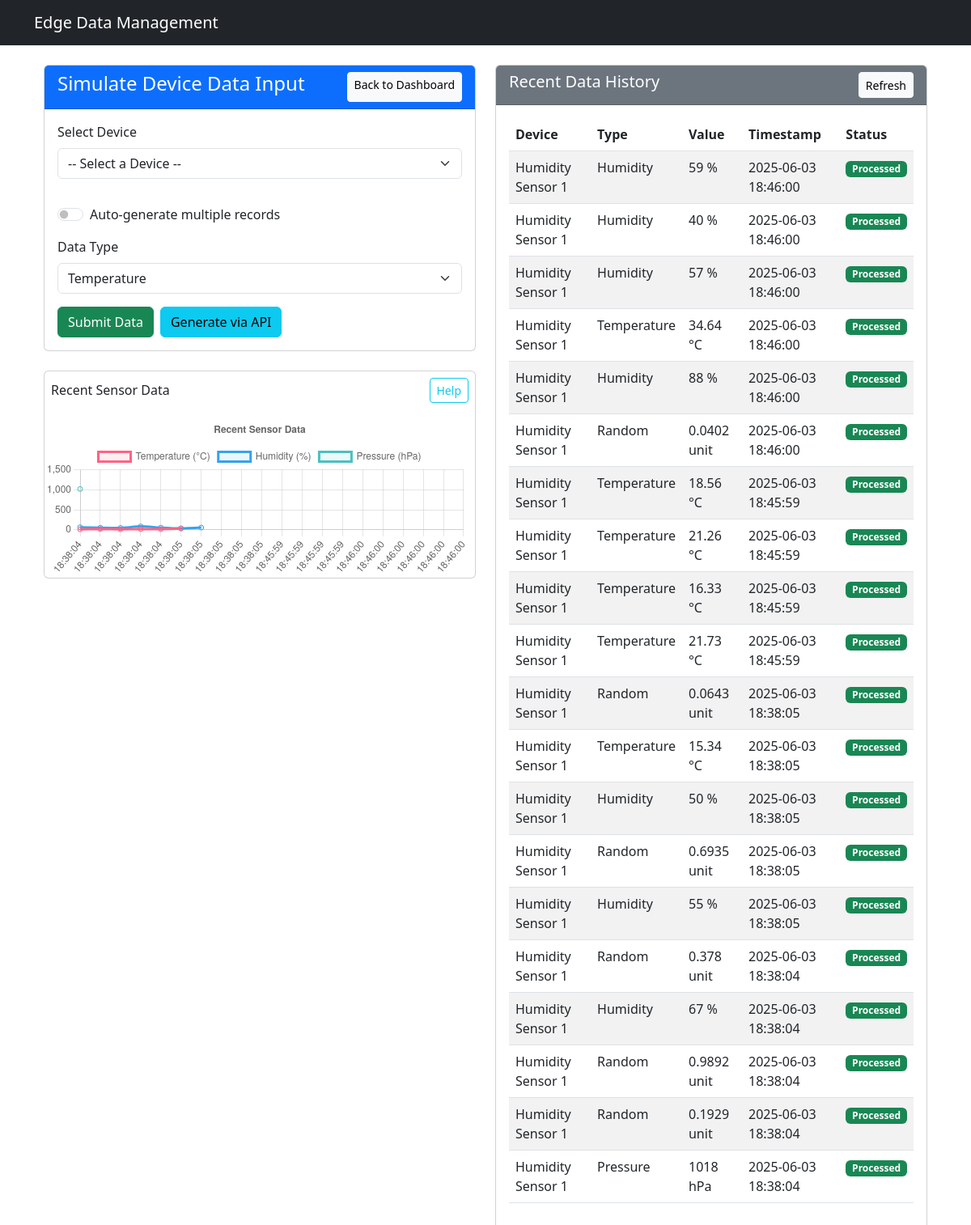
The page /simulate/ on the database as committed earlier.
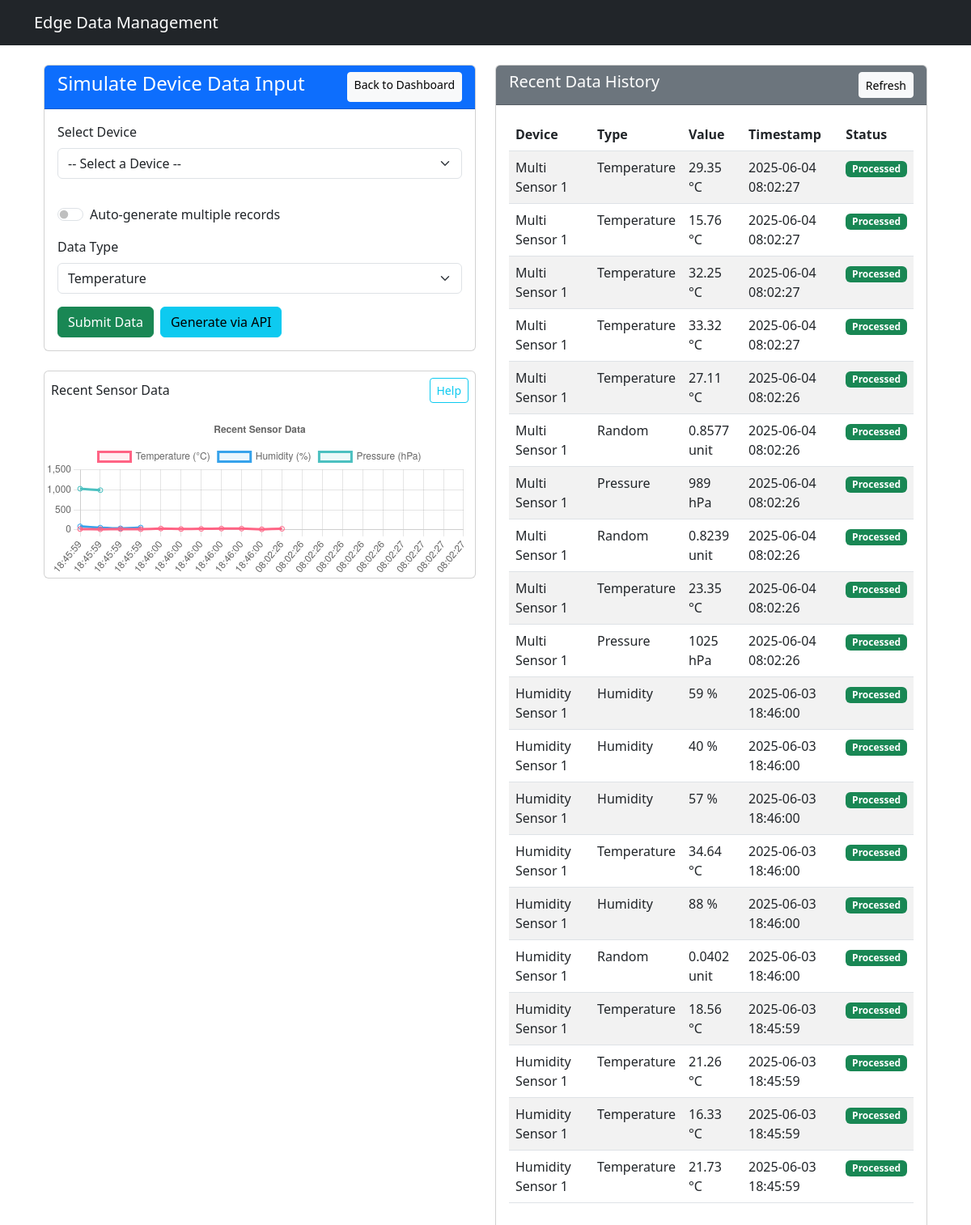
The same page on the database as committed later.
### data_management/models.py (models this page shows, shortened)
class RawData(models.Model):
    device = models.ForeignKey(Device, on_delete=models.CASCADE)
    timestamp = models.DateTimeField(auto_now_add=True)
    data = models.JSONField()  # Store sensor readings
    is_processed = models.BooleanField(default=False)

class Device(models.Model):
    name = models.CharField(max_length=100)
    device_type = models.CharField(max_length=50)
    location = models.CharField(max_length=100)
    last_active = models.DateTimeField(null=True, blank=True)

### data_management/views.py (the view, shortened to what this page needs)
# urls.py: path('simulate/', SimulateDeviceView.as_view(), name='simulate_device'),
class SimulateDeviceView(View):
    def get(self, request):
        devices = Device.objects.all()
        recent_data = RawData.objects.select_related('device').order_by('-timestamp')[:20]  # Last 20 records
        return render(request, 'data_management/device_input.html', {
            'devices': devices,
            'recent_data': recent_data,
            'auto_generate': request.GET.get('auto') == 'true'
        })

### data_management/templates/data_management/device_input.html (shortened to what the changed rows need)
{% extends "../base.html" %}
{% block content %}
<div class="container-fluid">
    <div class="row">
        <div class="col-lg-6 col-md-12 mb-4">
        <div class="mb-4  mt-4 card">
            <div class="d-flex justify-content-between align-items-center mb-2 p-2">
                <h6 class="mb-0">Recent Sensor Data</h6>
                <button type="button" class="btn btn-sm btn-outline-info" data-bs-toggle="popover"
                        title="Graph Explanation" data-bs-content="This graph shows the latest sensor readings over time. Each line represents a different sensor type (temperature, humidity, pressure). The x-axis shows timestamps and the y-axis shows the measured values. Hover over points to see exact values.">
                </button>
            </div>
            <canvas id="dataChart" height="200"></canvas>
        </div>
        </div>
        <div class="col-lg-6 col-md-12 mb-4">
            <div class="card h-100">
                <div class="card-body">
                    {% if recent_data %}
                    <div class="table-responsive">
                        <table class="table table-striped table-hover">
                            <thead>
                                <tr>
                                    <th>Device</th>
                                    <th>Type</th>
                                    <th>Value</th>
                                    <th>Timestamp</th>
                                    <th>Status</th>
                                </tr>
                            </thead>
                            <tbody>
                                {% for data in recent_data %}
                                <tr>
                                    <td>{{ data.device.name }}</td>
                                    <td>{{ data.data.type|title }}</td>
                                    <td>{{ data.data.value }} {{ data.data.unit }}</td>
                                    <td>{{ data.timestamp|date:"Y-m-d H:i:s" }}</td>
                                    <td>
                                        {% if data.is_processed %}
                                            <span class="badge bg-success">Processed</span>
                                        {% else %}
                                            <span class="badge bg-warning">Pending</span>
                                        {% endif %}
                                    </td>
                                </tr>
                                {% endfor %}
                            </tbody>
                        </table>
                    </div>
                    {% else %}
                    <p class="text-muted">No data history available yet.</p>
                    {% endif %}
                </div>
            </div>
        </div>
    </div>
</div>
{% endblock %}

Rows that differ between the two databases and show on the page:
no longer on this page (row unchanged): RawData: device.name "Humidity Sensor 1", data.type "Random", data.value "0.0643", data.unit "unit", timestamp "2025-06-03 18:38:05", is_processed "Processed"
no longer on this page (row unchanged): RawData: device.name "Humidity Sensor 1", data.type "Temperature", data.value "15.34", data.unit "°C", timestamp "2025-06-03 18:38:05", is_processed "Processed"
no longer on this page (row unchanged): RawData: device.name "Humidity Sensor 1", data.type "Humidity", data.value "50", data.unit "%", timestamp "2025-06-03 18:38:05", is_processed "Processed"
no longer on this page (row unchanged): RawData: device.name "Humidity Sensor 1", data.type "Random", data.value "0.6935", data.unit "unit", timestamp "2025-06-03 18:38:05", is_processed "Processed"
no longer on this page (row unchanged): RawData: device.name "Humidity Sensor 1", data.type "Humidity", data.value "55", data.unit "%", timestamp "2025-06-03 18:38:05", is_processed "Processed"
no longer on this page (row unchanged): RawData: device.name "Humidity Sensor 1", data.type "Random", data.value "0.378", data.unit "unit", timestamp "2025-06-03 18:38:04", is_processed "Processed"
no longer on this page (row unchanged): RawData: device.name "Humidity Sensor 1", data.type "Humidity", data.value "67", data.unit "%", timestamp "2025-06-03 18:38:04", is_processed "Processed"
no longer on this page (row unchanged): RawData: device.name "Humidity Sensor 1", data.type "Random", data.value "0.9892", data.unit "unit", timestamp "2025-06-03 18:38:04", is_processed "Processed"
no longer on this page (row unchanged): RawData: device.name "Humidity Sensor 1", data.type "Random", data.value "0.1929", data.unit "unit", timestamp "2025-06-03 18:38:04", is_processed "Processed"
no longer on this page (row unchanged): RawData: device.name "Humidity Sensor 1", data.type "Pressure", data.value "1018", data.unit "hPa", timestamp "2025-06-03 18:38:04", is_processed "Processed"
added RawData: device.name "Multi Sensor 1", data.type "Temperature", data.value "29.35", data.unit "°C", timestamp "2025-06-04 08:02:27", is_processed "Processed"
added RawData: device.name "Multi Sensor 1", data.type "Temperature", data.value "15.76", data.unit "°C", timestamp "2025-06-04 08:02:27", is_processed "Processed"
added RawData: device.name "Multi Sensor 1", data.type "Temperature", data.value "32.25", data.unit "°C", timestamp "2025-06-04 08:02:27", is_processed "Processed"
added RawData: device.name "Multi Sensor 1", data.type "Temperature", data.value "33.32", data.unit "°C", timestamp "2025-06-04 08:02:27", is_processed "Processed"
added RawData: device.name "Multi Sensor 1", data.type "Temperature", data.value "27.11", data.unit "°C", timestamp "2025-06-04 08:02:26", is_processed "Processed"
added RawData: device.name "Multi Sensor 1", data.type "Random", data.value "0.8577", data.unit "unit", timestamp "2025-06-04 08:02:26", is_processed "Processed"
added RawData: device.name "Multi Sensor 1", data.type "Pressure", data.value "989", data.unit "hPa", timestamp "2025-06-04 08:02:26", is_processed "Processed"
added RawData: device.name "Multi Sensor 1", data.type "Random", data.value "0.8239", data.unit "unit", timestamp "2025-06-04 08:02:26", is_processed "Processed"
added RawData: device.name "Multi Sensor 1", data.type "Temperature", data.value "23.35", data.unit "°C", timestamp "2025-06-04 08:02:26", is_processed "Processed"
added RawData: device.name "Multi Sensor 1", data.type "Pressure", data.value "1025", data.unit "hPa", timestamp "2025-06-04 08:02:26", is_processed "Processed"
Other text that changed with them:
chart data {{ data.data.type }}: humidity, humidity, humidity, temperature, humidity, random, temperature, temperature, temperature, temperature, random, temperature, humidity, random, humidity, random, humidity, random, random, pressure → temperature, temperature, temperature, temperature, temperature, random, pressure, random, temperature, pressure, humidity, humidity, humidity, temperature, humidity, random, temperature, temperature, temperature, temperature
chart data {{ data.data.value }}: 59, 40, 57, 34.64, 88, 0.0402, 18.56, 21.26, 16.33, 21.73, 0.0643, 15.34, 50, 0.6935, 55, 0.378, 67, 0.9892, 0.1929, 1018 → 29.35, 15.76, 32.25, 33.32, 27.11, 0.8577, 989, 0.8239, 23.35, 1025, 59, 40, 57, 34.64, 88, 0.0402, 18.56, 21.26, 16.33, 21.73
chart data {{ data.timestamp|date:"H:i:s" }}: 18:46:00, 18:46:00, 18:46:00, 18:46:00, 18:46:00, 18:46:00, 18:45:59, 18:45:59, 18:45:59, 18:45:59, 18:38:05, 18:38:05, 18:38:05, 18:38:05, 18:38:05, 18:38:04, 18:38:04, 18:38:04, 18:38:04, 18:38:04 → 08:02:27, 08:02:27, 08:02:27, 08:02:27, 08:02:26, 08:02:26, 08:02:26, 08:02:26, 08:02:26, 08:02:26, 18:46:00, 18:46:00, 18:46:00, 18:46:00, 18:46:00, 18:46:00, 18:45:59, 18:45:59, 18:45:59, 18:45:59
chart data {{ data.data.unit }}: %, %, %, °C, %, unit, °C, °C, °C, °C, unit, °C, %, unit, %, unit, %, unit, unit, hPa → °C, °C, °C, °C, °C, unit, hPa, unit, °C, hPa, %, %, %, °C, %, unit, °C, °C, °C, °C
